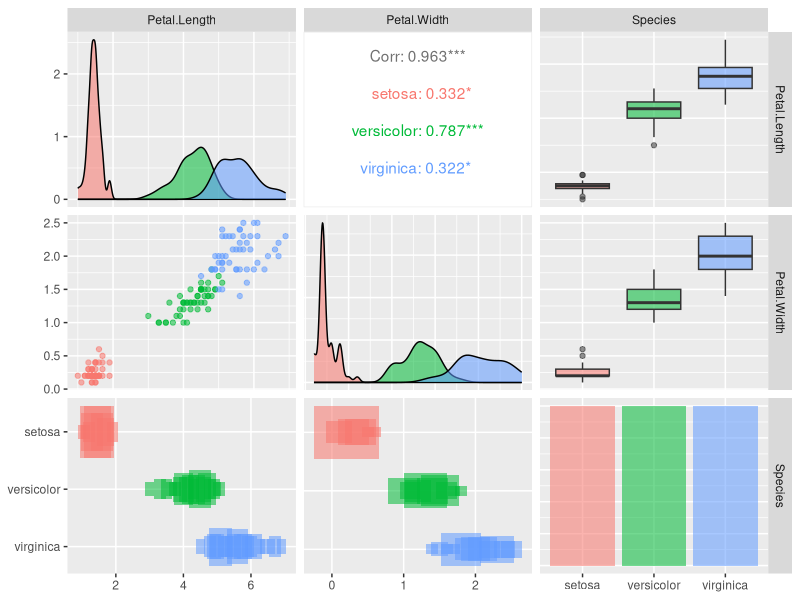

This figure's R source:
install.packages("GGally")
library(GGally)

ggpairs(iris[3:5], aes(color = Species, alpha = 0.5),
        lower = list(combo = "count"))
